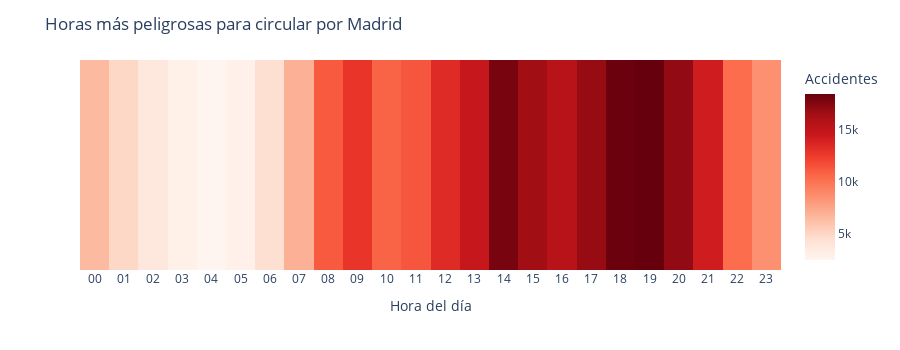

The notebook cell this image was saved under:
### Markdown cell above
Para representar las horas más peligrosas, optamos por algo semejante a un heat map, pero en una barra. De esta forma, se puede ver muy claramente en un gradiente de color las horas más peligrosas y las menos peligrosas.

Para ello, utilizamos plotly express. Creamos la gráfica indicando los valores y ajustamos otras configuraciones.

### Code cell
accidentes_por_hora = df['hora'].value_counts().sort_index()

fig = px.imshow(
    [accidentes_por_hora],
    color_continuous_scale="Reds",
    labels={"color": "Accidentes"},
    x=accidentes_por_hora.index,
    height=350
)

fig.update_layout(
    title="Horas más peligrosas para circular por Madrid",
    xaxis_title="Hora del día",
    yaxis_visible=False,
    coloraxis_showscale=True
)

fig.show()

### Figure 1 — Plotly figure (JSON) as saved in the notebook; plotly's stock layout.template omitted (floating-point values rounded to 4 significant figures)
{"data": [{"coloraxis": "coloraxis", "hovertemplate": "x: %{x}<br>y: %{y}<br>Accidentes: %{z}<extra></extra>", "name": "0", "type": "heatmap", "x": ["00", "01", "02", "03", "04", "05", "06", "07", "08", "09", "10", "11", "12", "13", "14", "15", "16", "17", "18", "19", "20", "21", "22", "23"], "xaxis": "x", "yaxis": "y", "z": [[6447, 4888, 3744, 2950, 2446, 2932, 4398, 6918, 11124, 12824, 10700, 11265, 13304, 14735, 17862, 16537, 15411, 16847, 18317, 18402, 17006, 14198, 10256, 8546]]}], "layout": {"coloraxis": {"colorbar": {"title": {"text": "Accidentes"}}, "colorscale": [[0, "rgb(255,245,240)"], [0.125, "rgb(254,224,210)"], [0.25, "rgb(252,187,161)"], [0.375, "rgb(252,146,114)"], [0.5, "rgb(251,106,74)"], [0.625, "rgb(239,59,44)"], [0.75, "rgb(203,24,29)"], [0.875, "rgb(165,15,21)"], [1, "rgb(103,0,13)"]], "showscale": true}, "height": 350, "margin": {"t": 60}, "title": {"text": "Horas más peligrosas para circular por Madrid"}, "xaxis": {"anchor": "y", "constrain": "domain", "domain": [0, 1], "scaleanchor": "y", "title": {"text": "Hora del día"}}, "yaxis": {"anchor": "x", "autorange": "reversed", "constrain": "domain", "domain": [0, 1], "visible": false}}}
